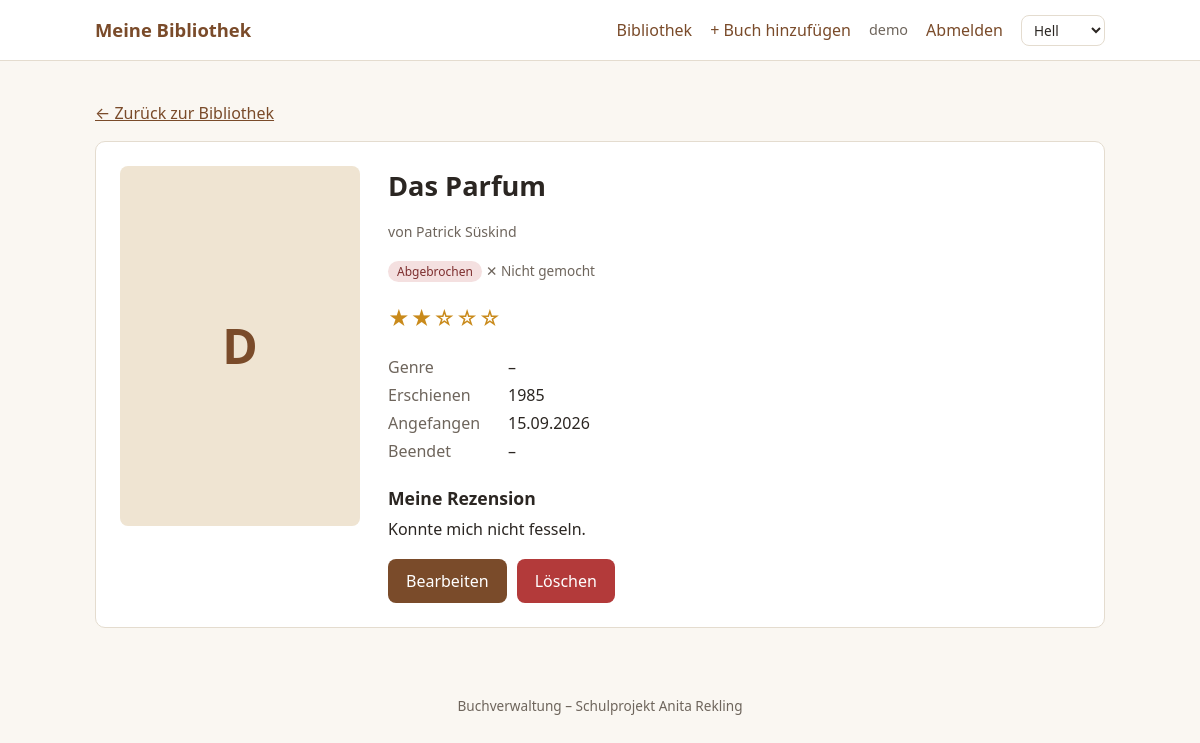
Screenshot of /buch.php?id=3 (signed in) with the database file from the repository.
### tables this page shows
CREATE TABLE buch 
(
  id               INT AUTO_INCREMENT PRIMARY KEY,
  benutzer_id      INT NOT NULL,
  genre_id         INT NULL,
  titel            VARCHAR(150) NOT NULL,
  autor            VARCHAR(100) NOT NULL,
  erscheinungsjahr SMALLINT NULL,
  beschreibung     TEXT NULL,
  cover            VARCHAR(255) NULL,                   
  status           ENUM('moechte_lesen','lese_gerade','gelesen','abgebrochen')
                   NOT NULL DEFAULT 'moechte_lesen',
  bewertung        TINYINT NULL CHECK (bewertung BETWEEN 0 AND 5),    
  gemocht          TINYINT(1) NULL,                     
  rezension        TEXT NULL,
  startdatum       DATE NULL,
  enddatum         DATE NULL,
  FOREIGN KEY (benutzer_id) REFERENCES benutzer(id) ON DELETE CASCADE,
  FOREIGN KEY (genre_id)    REFERENCES genre(id)    ON DELETE SET NULL
);

### funktionen.php (called while the page is built, shortened)
<?php
function e($text): string
{
    return htmlspecialchars((string)$text, ENT_QUOTES, 'UTF-8');
}
function sterne($n): string
{
    return str_repeat('★', (int)$n) . str_repeat('☆', 5 - (int)$n);
}
function datum_de($d): string
{
    return $d ? date('d.m.Y', strtotime($d)) : '–';
}

### buch.php (the view, shortened to what this page needs)
<?php
require_once 'funktionen.php';
$st = $pdo->prepare('SELECT b.*, g.name AS genre_name FROM buch b LEFT JOIN genre g ON g.id = b.genre_id
                     WHERE b.id = :id AND b.benutzer_id = :uid');
$st->execute(['id' => $_GET['id'] ?? '', 'uid' => $_SESSION['benutzer_id']]);
$b = $st->fetch();
require 'header.php';
?>
<p><a href="bibliothek.php">← Zurück zur Bibliothek</a></p>
<section class="karte detail">
  <?php if ($b['cover']): ?>
    <img class="cover gross" src="<?= e($b['cover']) ?>" alt="Cover von <?= e($b['titel']) ?>">
  <?php else: ?>
    <div class="cover gross platzhalter"><?= e(mb_substr($b['titel'], 0, 1)) ?></div>
  <?php endif; ?>
  <div>
    <h1><?= e($b['titel']) ?></h1>
    <p class="autor">von <?= e($b['autor']) ?></p>
    <p>
      <span class="badge status-<?= e($b['status']) ?>"><?= e(STATUS[$b['status']]) ?></span>
      <?php if ($b['gemocht'] !== null): ?>
        <span class="gemocht"><?= $b['gemocht'] ? '♥ Gemocht' : '✕ Nicht gemocht' ?></span>
      <?php endif; ?>
    </p>
    <p class="sterne gross <?= $b['bewertung'] === null ? 'unbewertet' : '' ?>"><?= e(sterne($b['bewertung'])) ?></p>
    <dl class="daten">
      <dt>Genre</dt><dd><?= e($b['genre_name'] ?? '–') ?></dd>
      <dt>Erschienen</dt><dd><?= e($b['erscheinungsjahr'] ?? '–') ?></dd>
      <dt>Angefangen</dt><dd><?= e(datum_de($b['startdatum'])) ?></dd>
      <dt>Beendet</dt><dd><?= e(datum_de($b['enddatum'])) ?></dd>
    </dl>
    <h2>Meine Rezension</h2>
    <p class="text"><?= $b['rezension'] ? nl2br(e($b['rezension'])) : 'Noch keine Rezension geschrieben.' ?></p>
    <div class="aktionen">
      <a class="knopf" href="buch_bearbeiten.php?id=<?= (int)$b['id'] ?>">Bearbeiten</a>
      <form method="post" action="buch_loeschen.php" onsubmit="return confirm('Dieses Buch wirklich löschen?');">
        <button class="knopf gefahr" type="submit">Löschen</button>
      </form>
    </div>
  </div>
</section>
<?php require 'footer.php'; ?>

### css/style.css (style rules this page uses)
:root { --hintergrund: #faf7f2; --karte: #ffffff; --text: #2b2622; --text-hell: #6e655c; --akzent: #7a4b2a; --akzent-hover: #5e3a20; --rand: #e4dccf; --gut: #2f7d4f; --schlecht: #b33a3a; --radius: 10px; --eingabe: #ffffff; --platzhalter: #efe4d2; --knopf-text: #ffffff; --fehler-bg: #fbeaea; --fehler-text: #8a2a2a; --fehler-rand: #efc4c4; }
* { box-sizing: border-box; }
body { margin: 0; font-family: system-ui, -apple-system, "Segoe UI", Arial, sans-serif; background: var(--hintergrund); color: var(--text); line-height: 1.5; }
a { color: var(--akzent); }
h1 { font-size: 1.7rem; margin: 0 0 16px; }
h2 { font-size: 1.1rem; margin: 22px 0 6px; }
.karte { background: var(--karte); border: 1px solid var(--rand); border-radius: var(--radius); padding: 24px; }
.knopf { display: inline-block; background: var(--akzent); color: var(--knopf-text); border: 0; border-radius: 8px; padding: 10px 18px; font: inherit; font-weight: 500; cursor: pointer; text-decoration: none; }
.knopf.gefahr { background: var(--schlecht); color: #fff; }
.aktionen { display: flex; gap: 10px; align-items: center; margin-top: 18px; flex-wrap: wrap; }
.cover { width: 100%; aspect-ratio: 2 / 3; object-fit: cover; display: block; background: var(--rand); }
.platzhalter { display: flex; align-items: center; justify-content: center; font-size: 3rem; font-weight: 700; color: var(--akzent); background: var(--platzhalter); }
.autor { color: var(--text-hell); font-size: .88rem; }
.sterne { color: #c98a1b; letter-spacing: 1px; font-size: .95rem; }
.sterne.gross { font-size: 1.3rem; }
.gemocht { font-size: .85rem; color: var(--text-hell); }
.badge { font-size: .75rem; padding: 2px 9px; border-radius: 999px; font-weight: 500; }
.status-abgebrochen { background: #f4e0e0; color: #7d2e2e; }
.detail { display: grid; grid-template-columns: 240px 1fr; gap: 28px; }
.cover.gross { border-radius: 8px; }
.detail h1 { margin-bottom: 2px; }
.daten { display: grid; grid-template-columns: 110px 1fr; gap: 4px 10px; margin: 14px 0; }
.daten dt { color: var(--text-hell); }
.daten dd { margin: 0; }
.text { margin: 0; white-space: normal; }

### rows the page displays
buch: titel "D", titel "Das Parfum", autor "Patrick Süskind", status "Abgebrochen", bewertung "★★☆☆☆", erscheinungsjahr "1985", startdatum "15.09.2026", enddatum "–", rezension "Konnte mich nicht fesseln."

### other values shown
$_SESSION['benutzername'] "demo"
$b['genre_name'] "–"
